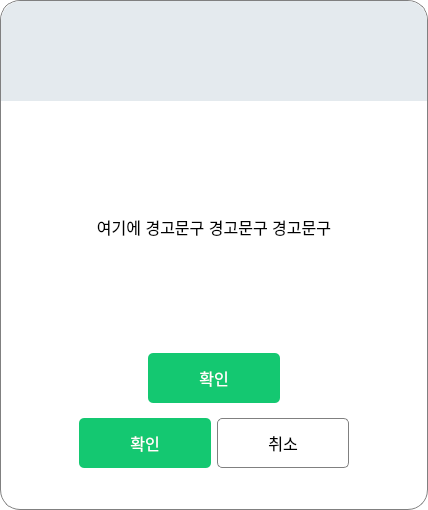
<?xml version="1.0" encoding="UTF-8"?>
<ui version="4.0">
 <class>WarnDialog</class>
 <widget class="QDialog" name="WarnDialog">
  <property name="geometry">
   <rect>
    <x>0</x>
    <y>0</y>
    <width>428</width>
    <height>510</height>
   </rect>
  </property>
  <property name="windowTitle">
   <string>Dialog</string>
  </property>
  <property name="styleSheet">
   <string notr="true">QFrame#frame{
background-color: rgb(255, 255, 255);
border-radius:20px;
border: 0.5px solid gray;

}
QDialog#WarnDialog{
background-color:rgb(255, 255, 255, 0)
}</string>
  </property>
  <layout class="QVBoxLayout" name="verticalLayout">
   <property name="spacing">
    <number>0</number>
   </property>
   <property name="leftMargin">
    <number>0</number>
   </property>
   <property name="topMargin">
    <number>0</number>
   </property>
   <property name="rightMargin">
    <number>0</number>
   </property>
   <property name="bottomMargin">
    <number>0</number>
   </property>
   <item>
    <widget class="QFrame" name="frame">
     <property name="frameShape">
      <enum>QFrame::StyledPanel</enum>
     </property>
     <property name="frameShadow">
      <enum>QFrame::Raised</enum>
     </property>
     <layout class="QVBoxLayout" name="verticalLayout_3">
      <property name="leftMargin">
       <number>0</number>
      </property>
      <property name="topMargin">
       <number>0</number>
      </property>
      <property name="rightMargin">
       <number>0</number>
      </property>
      <property name="bottomMargin">
       <number>0</number>
      </property>
      <item>
       <widget class="QWidget" name="warn_title_widget" native="true">
        <property name="minimumSize">
         <size>
          <width>0</width>
          <height>100</height>
         </size>
        </property>
        <property name="maximumSize">
         <size>
          <width>16777215</width>
          <height>100</height>
         </size>
        </property>
        <property name="styleSheet">
         <string notr="true">background-color: rgb(228, 234, 238);
border-top-left-radius: 20px;
    border-top-right-radius: 20px;</string>
        </property>
        <layout class="QHBoxLayout" name="horizontalLayout">
         <property name="leftMargin">
          <number>25</number>
         </property>
         <property name="topMargin">
          <number>30</number>
         </property>
         <property name="rightMargin">
          <number>25</number>
         </property>
         <property name="bottomMargin">
          <number>30</number>
         </property>
         <item>
          <spacer name="horizontalSpacer">
           <property name="orientation">
            <enum>Qt::Horizontal</enum>
           </property>
           <property name="sizeHint" stdset="0">
            <size>
             <width>40</width>
             <height>20</height>
            </size>
           </property>
          </spacer>
         </item>
         <item>
          <widget class="QPushButton" name="close_btn">
           <property name="minimumSize">
            <size>
             <width>45</width>
             <height>45</height>
            </size>
           </property>
           <property name="maximumSize">
            <size>
             <width>45</width>
             <height>45</height>
            </size>
           </property>
           <property name="text">
            <string/>
           </property>
          </widget>
         </item>
        </layout>
       </widget>
      </item>
      <item>
       <widget class="QWidget" name="contents" native="true">
        <property name="minimumSize">
         <size>
          <width>0</width>
          <height>240</height>
         </size>
        </property>
        <layout class="QVBoxLayout" name="verticalLayout_2">
         <property name="leftMargin">
          <number>20</number>
         </property>
         <property name="rightMargin">
          <number>20</number>
         </property>
         <item>
          <widget class="QLabel" name="warning_lab">
           <property name="minimumSize">
            <size>
             <width>0</width>
             <height>220</height>
            </size>
           </property>
           <property name="font">
            <font>
             <pointsize>12</pointsize>
            </font>
           </property>
           <property name="text">
            <string>여기에 경고문구 경고문구 경고문구</string>
           </property>
           <property name="alignment">
            <set>Qt::AlignCenter</set>
           </property>
           <property name="wordWrap">
            <bool>true</bool>
           </property>
           <property name="textInteractionFlags">
            <set>Qt::LinksAccessibleByMouse|Qt::TextSelectableByMouse</set>
           </property>
          </widget>
         </item>
        </layout>
       </widget>
      </item>
      <item>
       <widget class="QWidget" name="widget_1" native="true">
        <property name="maximumSize">
         <size>
          <width>16777215</width>
          <height>50</height>
         </size>
        </property>
        <layout class="QHBoxLayout" name="horizontalLayout_2">
         <property name="leftMargin">
          <number>0</number>
         </property>
         <property name="topMargin">
          <number>0</number>
         </property>
         <property name="rightMargin">
          <number>0</number>
         </property>
         <property name="bottomMargin">
          <number>0</number>
         </property>
         <item>
          <spacer name="h_spacer_left">
           <property name="orientation">
            <enum>Qt::Horizontal</enum>
           </property>
           <property name="sizeHint" stdset="0">
            <size>
             <width>138</width>
             <height>47</height>
            </size>
           </property>
          </spacer>
         </item>
         <item>
          <widget class="QPushButton" name="ok_btn">
           <property name="minimumSize">
            <size>
             <width>132</width>
             <height>50</height>
            </size>
           </property>
           <property name="maximumSize">
            <size>
             <width>16777215</width>
             <height>50</height>
            </size>
           </property>
           <property name="font">
            <font>
             <pointsize>12</pointsize>
            </font>
           </property>
           <property name="styleSheet">
            <string notr="true">background-color: rgb(20, 200, 113);
border-radius:5px;
color:white;</string>
           </property>
           <property name="text">
            <string>확인</string>
           </property>
          </widget>
         </item>
         <item>
          <spacer name="h_spacer_right">
           <property name="orientation">
            <enum>Qt::Horizontal</enum>
           </property>
           <property name="sizeHint" stdset="0">
            <size>
             <width>138</width>
             <height>47</height>
            </size>
           </property>
          </spacer>
         </item>
        </layout>
       </widget>
      </item>
      <item>
       <widget class="QWidget" name="widget_2" native="true">
        <layout class="QHBoxLayout" name="horizontalLayout_3">
         <item>
          <spacer name="h_spacer_left_2">
           <property name="orientation">
            <enum>Qt::Horizontal</enum>
           </property>
           <property name="sizeHint" stdset="0">
            <size>
             <width>40</width>
             <height>20</height>
            </size>
           </property>
          </spacer>
         </item>
         <item>
          <widget class="QPushButton" name="accept_btn">
           <property name="minimumSize">
            <size>
             <width>132</width>
             <height>50</height>
            </size>
           </property>
           <property name="maximumSize">
            <size>
             <width>16777215</width>
             <height>50</height>
            </size>
           </property>
           <property name="font">
            <font>
             <pointsize>12</pointsize>
            </font>
           </property>
           <property name="styleSheet">
            <string notr="true">background-color: rgb(20, 200, 113);
border-radius:5px;
color:white;</string>
           </property>
           <property name="text">
            <string>확인</string>
           </property>
          </widget>
         </item>
         <item>
          <widget class="QPushButton" name="cancel_btn">
           <property name="minimumSize">
            <size>
             <width>132</width>
             <height>50</height>
            </size>
           </property>
           <property name="maximumSize">
            <size>
             <width>16777215</width>
             <height>50</height>
            </size>
           </property>
           <property name="font">
            <font>
             <pointsize>12</pointsize>
            </font>
           </property>
           <property name="styleSheet">
            <string notr="true">
border-radius:5px;
border: 0.5px solid gray;</string>
           </property>
           <property name="text">
            <string>취소</string>
           </property>
          </widget>
         </item>
         <item>
          <spacer name="h_spacer_right_2">
           <property name="orientation">
            <enum>Qt::Horizontal</enum>
           </property>
           <property name="sizeHint" stdset="0">
            <size>
             <width>40</width>
             <height>20</height>
            </size>
           </property>
          </spacer>
         </item>
        </layout>
       </widget>
      </item>
      <item>
       <spacer name="verticalSpacer">
        <property name="orientation">
         <enum>Qt::Vertical</enum>
        </property>
        <property name="sizeHint" stdset="0">
         <size>
          <width>20</width>
          <height>40</height>
         </size>
        </property>
       </spacer>
      </item>
     </layout>
    </widget>
   </item>
  </layout>
 </widget>
 <resources/>
 <connections/>
</ui>
